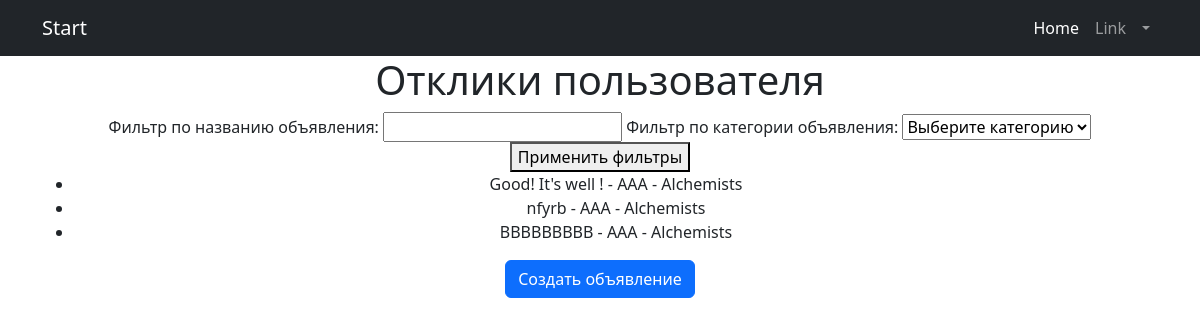
The app's page /user/responses/ (signed in), older data.
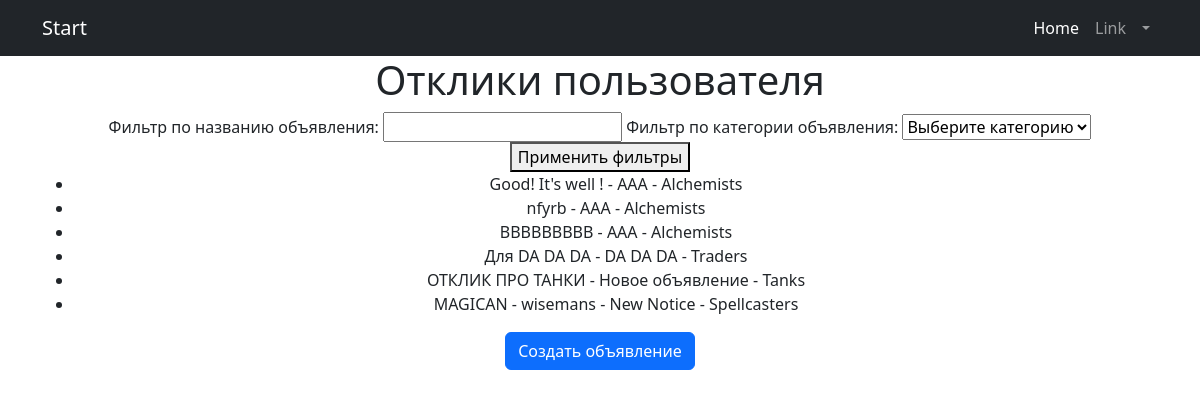
The same page, newer data.
### chat/models.py (models this page shows, shortened)
class Response(models.Model):
    advertisement = models.ForeignKey(Advertisement, on_delete=models.CASCADE, related_name='responses')
    user = models.ForeignKey(settings.AUTH_USER_MODEL, on_delete=models.CASCADE)
    content = models.TextField()

class Advertisement(models.Model):
    advertisement_id = models.AutoField(primary_key=True)
    user = models.ForeignKey(settings.AUTH_USER_MODEL, on_delete=models.CASCADE)
    title = models.CharField(max_length=100)
    text = models.TextField()
    content = RichTextField()
    category_choices = [
        ('Tanks', 'Танки'),
        ('Healers', 'Хилы'),
        ('DPS', 'ДД'),
        ('Traders', 'Торговцы'),
        ('Guild Masters', 'Гилдмастеры'),
        ('Quest Givers', 'Квестгиверы'),
        ('Blacksmiths', 'Кузнецы'),
        ('Leatherworkers', 'Кожевники'),
        ('Alchemists', 'Зельевары'),
        ('Spellcasters', 'Мастера заклинаний'),
    ]
    category = models.CharField(max_length=20, choices=category_choices)
    image = models.ImageField(upload_to='images/', blank=True, null=True)

### chat/views.py (the view)
# urls.py: path('user/responses/', views.user_responses, name='user_responses'),
def user_responses(request, advertisement_id=None):
    form = AdvertisementForm()
    user_id = request.user.id
    user_responses = filter_user_responses(user_id, title=request.GET.get('title'),
                                           category=request.GET.get('category'), advertisement_id=advertisement_id)
    return render(request, 'private.html', {'form': form, 'user_responses': user_responses})

### chat/forms.py
class AdvertisementForm(forms.ModelForm):
    class Meta:
        model = Advertisement
        fields = ['title', 'text', 'category', 'image']

### chat/filters.py (called while the page is built)
def filter_user_responses(user_id, title=None, category=None, advertisement_id=None):
    responses = Response.objects.filter(user_id=user_id)
    if advertisement_id:
        responses = responses.filter(advertisement_id=advertisement_id)
    if title:
        responses = responses.filter(advertisement__title=title)
    if category:
        responses = responses.filter(advertisement__category=category)
    return responses

### chat/templates/private.html (shortened to what this page needs)
{% extends "default.html" %}
{% block content %}
<h1>Отклики пользователя</h1>
<form method="GET">
    <label for="title">Фильтр по названию объявления:</label>
    <input type="text" name="title" id="title" value="{{ request.GET.title }}">
    <label for="category">Фильтр по категории объявления:</label>
    <select name="category" id="category">
        <option value="">Выберите категорию</option>
    </select>
    <button type="submit">Применить фильтры</button>
</form>
<ul>
    {% for response in user_responses %}
        <li>{{ response.content }} - {{ response.advertisement.title }} - {{ response.advertisement.category }}</li>
    {% empty %}
        <li>Нет откликов соответствующих выбранным фильтрам</li>
    {% endfor %}
</ul>
<a href="{% url 'advertisement_create' %}" class="btn btn-primary">Создать объявление</a>
{% endblock %}

### chat/templates/default.html (shortened to what this page needs)
<!DOCTYPE html>
<html lang="en">
<head>
    {% load static %}
    <link href="{% static 'css/styles.css' %}" rel="stylesheet"/>
</head>
<body>
<nav class="navbar navbar-expand-lg navbar-dark bg-dark">
    <div class="container">
        <a class="navbar-brand" href="#">Start{{ flatpage.title }}</a>
        <div class="collapse navbar-collapse" id="navbarSupportedContent">
            <ul class="navbar-nav ms-auto mb-2 mb-lg-0">
                <li class="nav-item"><a class="nav-link active" aria-current="page" href="#">Home</a></li>
                <li class="nav-item"><a class="nav-link" href="#">Link</a></li>
                <li class="nav-item dropdown">
                    <a class="nav-link dropdown-toggle" id="navbarDropdown" href="#" role="button"
                       data-bs-toggle="dropdown" aria-expanded="false">{{ flatpage.title }}</a>
                </li>
            </ul>
        </div>
    </div>
</nav>
<div class="container">
    <div class="row">
         <div class="col-lg-12 text-center">
            {% block content %}{% endblock content %}
        </div>
    </div>
</div>
</body>
</html>

Row changes from the older to the newer data that the page shows:
added Response: content "Для DA DA DA", advertisement "DA DA DA", advertisement.category "Traders"
added Response: content "ОТКЛИК ПРО ТАНКИ", advertisement "Новое объявление", advertisement.category "Tanks"
added Response: content "MAGICAN - wisemans", advertisement "New Notice", advertisement.category "Spellcasters"
